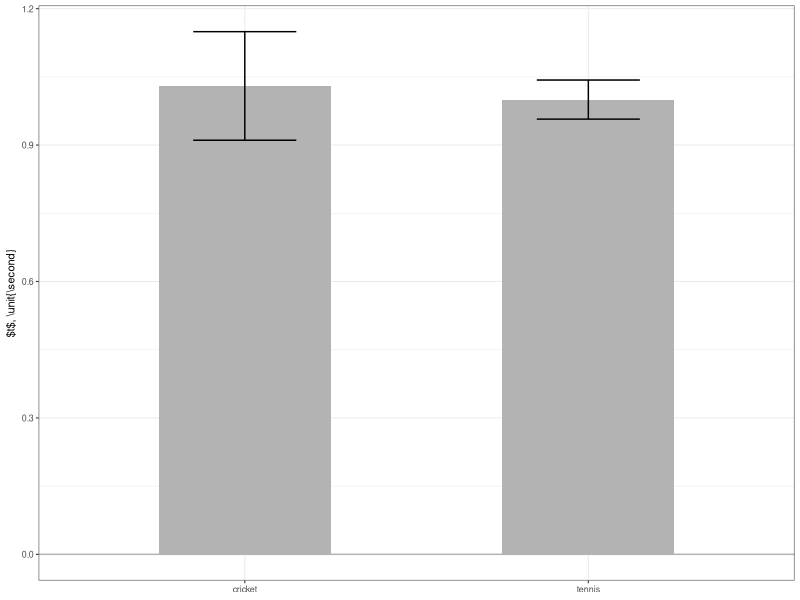
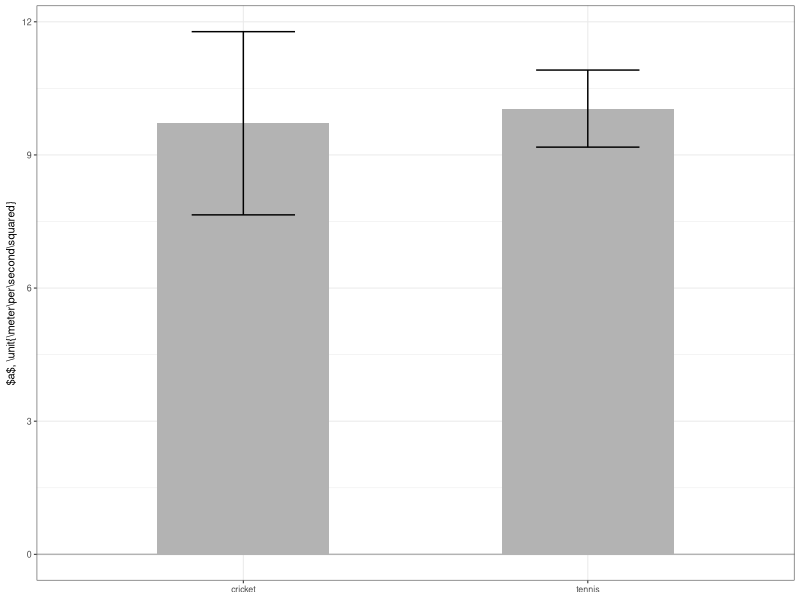

Reproduce these figures in R, in order.
library(ggplot2)
library(dplyr)

raw <- read.csv('times.csv',header=TRUE)
data <- tibble(raw)
data <- mutate(data,
     a = 2*5.0/t_s^2)
grouped <- dplyr::group_by(data,type)
summary_data <- dplyr::summarise(grouped,
	     m = mean(t_s),
	     sd = sd(t_s),
	     ma = mean(a),
	     sda = sd(a))
	     
fig <- ggplot(summary_data) +
    geom_hline(yintercept=0,color="gray70") + 
    geom_bar( aes(x=type, y=m), stat="identity", fill="gray70",width=0.5) +
    geom_errorbar( aes(x=type, ymin=m-sd, ymax=m+sd), width=0.3) +
    theme_bw(base_size=8) +
    theme(axis.title.x = element_blank()) +
    #xlab("ball type") + 
    ylab("$t$, \\unit{\\second}") +
    theme(axis.title.y=element_text(margin=margin(t=0,r=3,b=0,l=0,unit="pt")))

# save the figure
ggsave("fig5a.svg", plot=fig, width=1.708, height=2, units="in")

# give me the t-test results 
print(t.test(t_s ~ type, data))




figB <- ggplot(summary_data) +
    geom_hline(yintercept=0,color="gray70") + 
    geom_bar( aes(x=type, y=ma), stat="identity", fill="gray70",width=0.5) +
    geom_errorbar( aes(x=type, ymin=ma-sda, ymax=ma+sda), width=0.3) +
    theme_bw(base_size=8) +
    theme(axis.title.x = element_blank()) +
    #xlab("ball type") + 
    ylab("$a$, \\unit{\\meter\\per\\second\\squared}") +
    theme(axis.title.y=element_text(margin=margin(t=0,r=3,b=0,l=0,unit="pt")))

# save the figure
ggsave("fig5b.svg", plot=figB, width=1.708, height=2, units="in")

# give me the t-test results 
print(t.test(a ~ type, data))
